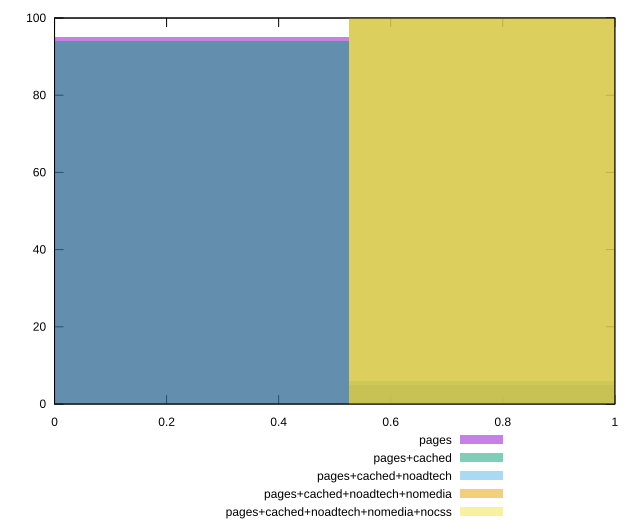

Write the gnuplot code that produced this figure.
reset

$pages <<EOF
0 95
1.0497416964715987 5
EOF

$pagesCached <<EOF
0 94
1.0497416964715987 6
EOF

$pagesCachedNoadtech <<EOF
1.0497416964715987 100
EOF

$pagesCachedNoadtechNomedia <<EOF
1.0497416964715987 100
EOF

$pagesCachedNoadtechNomediaNocss <<EOF
1.0497416964715987 100
EOF

set key outside below
set boxwidth 1.0497416964715987
set xrange [0:1]
set yrange [0:100]
set trange [0:100]
set style fill transparent solid 0.5 noborder
set terminal svg size 640, 530 enhanced background rgb 'white'
set output "report_00018_2021-02-10T15-25-16.877Z/third-party-summary/comparison/histogram/all_score.svg"

plot $pages title "pages" with boxes, \
     $pagesCached title "pages+cached" with boxes, \
     $pagesCachedNoadtech title "pages+cached+noadtech" with boxes, \
     $pagesCachedNoadtechNomedia title "pages+cached+noadtech+nomedia" with boxes, \
     $pagesCachedNoadtechNomediaNocss title "pages+cached+noadtech+nomedia+nocss" with boxes

reset
